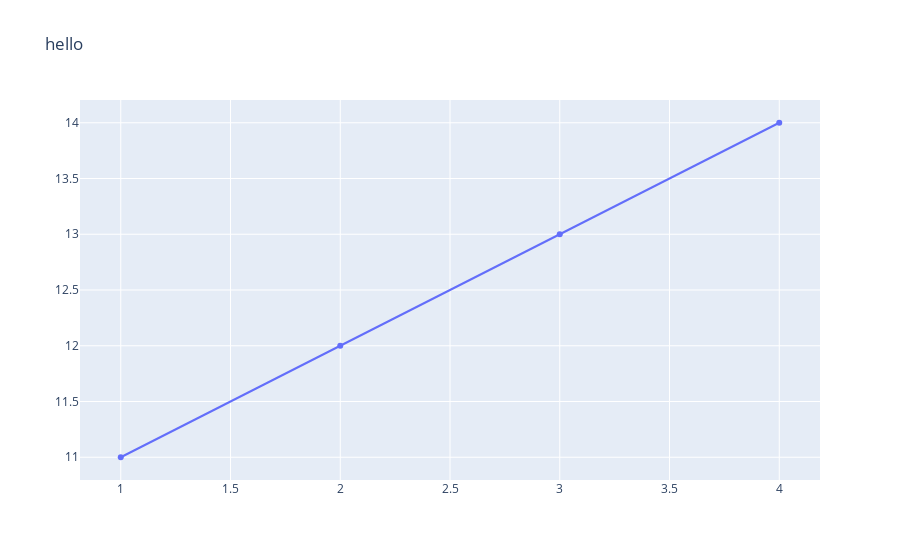

Notebook cell for this chart:
### Code cell
go.Figure(data=trace,layout=go.Layout(title="hello"))

### Figure 1 — Plotly figure (JSON) as saved in the notebook; plotly's stock layout.template omitted (floating-point values rounded to 4 significant figures)
{"data": [{"type": "scatter", "x": [1, 2, 3, 4], "y": [11, 12, 13, 14]}], "layout": {"title": {"text": "hello"}}}
